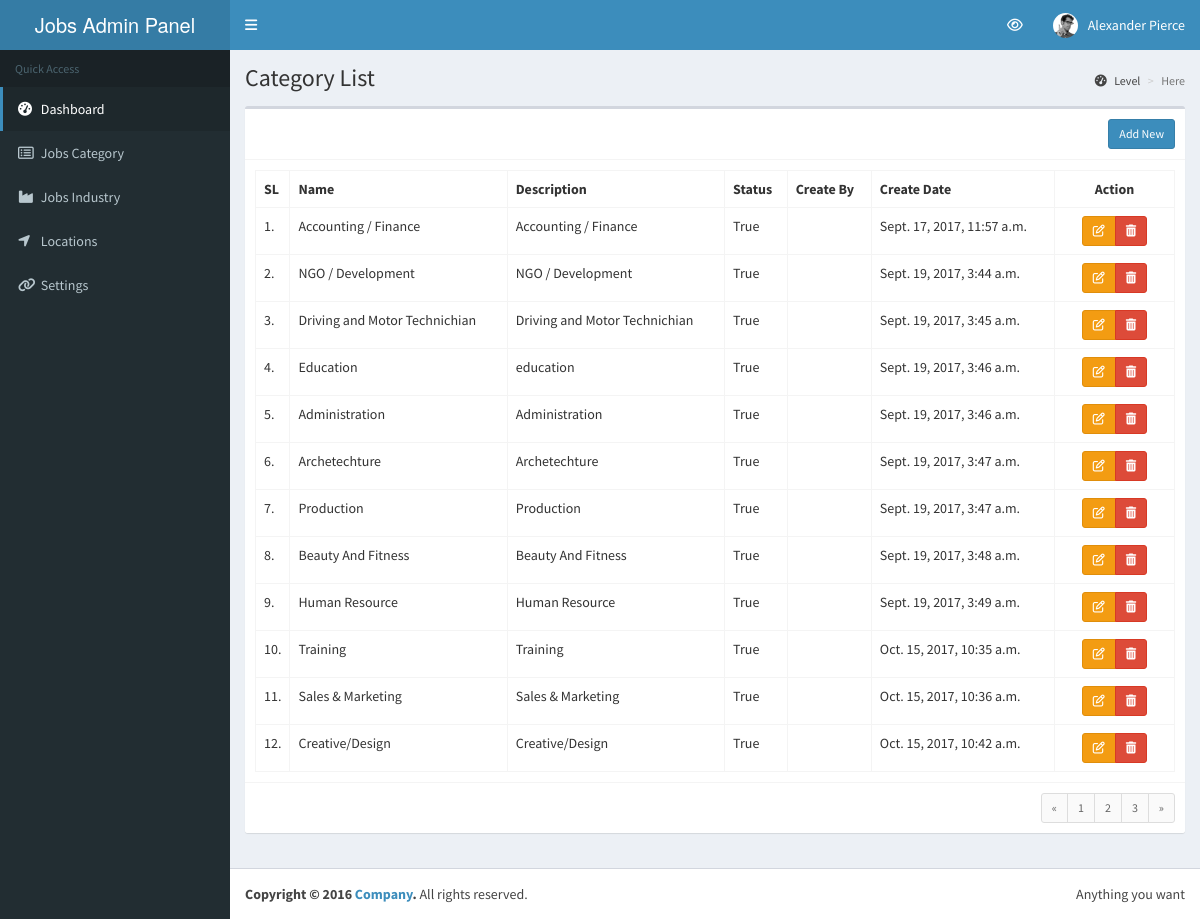
Page /admin/category/ on the committed database.
### jobpost_app/models/category.py (models this page shows)
class Category(models.Model):
    name = models.CharField(max_length=200, default="")
    slug = models.CharField(max_length=250, default="", unique=True)
    description = models.CharField(max_length=400, default="")
    create_by = models.CharField(max_length=20, default="")
    create_date = models.DateTimeField(auto_now_add=True, null=True)
    update_by = models.CharField(max_length=20, default="")
    update_date = models.DateTimeField(auto_now=True, null=True)
    active = models.BooleanField(default=True)

### jobpost_app/views/backend/backend_category_view.py (the view)
# urls.py: url(r'^admin/category/$', backend_category_view, name='cat-list'),
def backend_category_view(request):
    template = "jobpost_app/backend/category_list.html"
    cats = Category.objects.filter(active=True)
    context = {'title': 'Category List', 'cats': cats}
    return render(request, template, context)

### jobpost_app/context_processors.py (called while the page is built)
def site_settings(request):
    try:
        site_sets = models.SiteSetting.objects.get(pk=1)
    except models.SiteSetting.DoesNotExist:
        site_sets = None
    return {'site_sets': site_sets, 'title': 'Site Settings'}

### jobpost_app/templates/jobpost_app/backend/category_list.html (shortened to what this page needs)
{% extends "templates_app/backend/base.html" %}
{% load staticfiles %}
{% block left_sidebar %}
  {% include "./sidebar_menu.html" %}
{% endblock left_sidebar %}
{% block content %}
<div class="row">
	<div class="col-md-12">
		<div class="box">
			<div class="box-header with-border">
				<span class="pull-right"><a href="{% url 'jobpost_app:cat-form' '' %}" class="btn btn-primary btn-sm" role="button">Add New</a></span>
			</div>
			<div class="box-body">
				<table class="table table-bordered">
					<tbody>
						<tr>
							<th style="width: 10px">SL</th>
							<th>Name</th>
							<th>Description</th>
							<th>Status</th>
							<th>Create By</th>
							<th>Create Date</th>
							<th style="width:120px;text-align:center;">Action</th>
						</tr>
						{% for cat in cats %}
						<tr>
							<td>{{forloop.counter}}.</td>
							<td>{{cat.name}}</td>
							<td>{{cat.description}}</td>
							<td>{{cat.active}}</td>
							<td>{{cat.create_by}}</td>
							<td>{{cat.create_date}}</td>
							<td align="center">
								<div class="btn-group">
									<a href="{% url 'jobpost_app:cat-form' cat.id %}" class="btn btn-warning btn-sm" role="button"><i class="fa fa-edit"></i></a>
									<a href="#" class="btn btn-danger btn-sm" role="button"><i class="fa fa-trash"></i></a>
								</div>
							</td>
						</tr>
						{% endfor %}
					</tbody>
				</table>
			</div>
			<div class="box-footer clearfix">
				<ul class="pagination pagination-sm no-margin pull-right">
					<li><a href="#">«</a></li>
					<li><a href="#">1</a></li>
					<li><a href="#">2</a></li>
					<li><a href="#">3</a></li>
					<li><a href="#">»</a></li>
				</ul>
			</div>
		</div>
	</div>
</div>
{% endblock content %}

### templates_app/templates/templates_app/backend/base.html (shortened to what this page needs)
<!DOCTYPE html>
{% load staticfiles %}
<html>
<head>
  <link rel="stylesheet" href="{% static 'backend/bower_components/bootstrap/dist/css/bootstrap.min.css' %}">
  <link rel="stylesheet" href="{% static 'backend/bower_components/font-awesome/css/font-awesome.min.css' %}">
  <link rel="stylesheet" href="{% static 'backend/bower_components/Ionicons/css/ionicons.min.css' %}">
  <link rel="stylesheet" href="{% static 'backend/dist/css/AdminLTE.min.css' %}">
  <link rel="stylesheet" href="{% static 'backend/dist/css/skins/skin-blue.min.css' %}">
</head>
<body class="hold-transition skin-blue sidebar-mini">
<div class="wrapper">
  <header class="main-header">
    <a href="{% url 'jobpost_app:backend_index' %}" class="logo">
      <span class="logo-lg">Jobs Admin Panel</span>
    </a>
    <nav class="navbar navbar-static-top" role="navigation">
      <a href="#" class="sidebar-toggle" data-toggle="push-menu" role="button">
      </a>
      <div class="navbar-custom-menu">
        <ul class="nav navbar-nav">
          <li class="dropdown notifications-menu">
            <a href="/" target="_blank">
              <i class="fa fa-eye"></i>
            </a>
          </li>
          <li class="dropdown user user-menu">
            <a href="#" class="dropdown-toggle" data-toggle="dropdown">
              <img src="{% static 'backend/dist/img/user2-160x160.jpg' %}" class="user-image" alt="User Image">
              <span class="hidden-xs">Alexander Pierce</span>
            </a>
          </li>
        </ul>
      </div>
    </nav>
  </header>
  <aside class="main-sidebar">
    {% block left_sidebar %}
    {% endblock left_sidebar%}
  </aside>
  <div class="content-wrapper">
    <section class="content-header">
      <h1>
        {{ title }}
      </h1>
      <ol class="breadcrumb">
        <li><a href="#"><i class="fa fa-dashboard"></i> Level</a></li>
        <li class="active">Here</li>
      </ol>
    </section>
    <section class="content container-fluid">
        {% block content %} {% endblock content %}
    </section>
  </div>
  <footer class="main-footer">
    <div class="pull-right hidden-xs">
      Anything you want
    </div>
    <strong>Copyright &copy; 2016 <a href="#">Company</a>.</strong> All rights reserved.
  </footer>
</div>
</body>
</html>

### jobpost_app/templates/jobpost_app/backend/sidebar_menu.html
{% load staticfiles %}
{% block left_sidebar %}
  <section class="sidebar">
    <ul class="sidebar-menu" data-widget="tree">
      <li class="header">Quick Access</li>
  		<li class="active">
  			 <a href="{% url 'jobpost_app:backend_index' %}"><i class="fa fa-dashboard"></i> <span>Dashboard</span></a>
  		</li>
  		<li>
  			 <a href="{% url 'jobpost_app:cat-list' %}"><i class="fa fa-list-alt"></i> <span>Jobs Category</span></a>
  		</li>
      <li>
  	     <a href="{% url 'jobpost_app:ind-list' %}"><i class="fa fa-industry"></i> <span>Jobs Industry</span></a>
      </li>
      <li>
          <a href="{% url 'jobpost_app:job-loc' %}"><i class="fa fa-location-arrow"></i> <span>Locations</span></a>
      </li>
      <li>
          <a href="{% url 'jobpost_app:site-settings' %}"><i class="fa fa-link"></i> <span>Settings</span></a>
      </li>
    </ul>
  </section>
{% endblock left_sidebar%}

### rows in the picture
Category: name "Accounting / Finance", description "Accounting / Finance", active "True", create_date "Sept. 17, 2017, 11:57 a.m."
Category: name "NGO / Development", description "NGO / Development", active "True", create_date "Sept. 19, 2017, 3:44 a.m."
Category: name "Driving and Motor Technichian", description "Driving and Motor Technichian", active "True", create_date "Sept. 19, 2017, 3:45 a.m."
Category: name "Education", description "education", active "True", create_date "Sept. 19, 2017, 3:46 a.m."
Category: name "Administration", description "Administration", active "True", create_date "Sept. 19, 2017, 3:46 a.m."
Category: name "Archetechture", description "Archetechture", active "True", create_date "Sept. 19, 2017, 3:47 a.m."
Category: name "Production", description "Production", active "True", create_date "Sept. 19, 2017, 3:47 a.m."
Category: name "Beauty And Fitness", description "Beauty And Fitness", active "True", create_date "Sept. 19, 2017, 3:48 a.m."
Category: name "Human Resource", description "Human Resource", active "True", create_date "Sept. 19, 2017, 3:49 a.m."
Category: name "Training", description "Training", active "True", create_date "Oct. 15, 2017, 10:35 a.m."
Category: name "Sales & Marketing", description "Sales & Marketing", active "True", create_date "Oct. 15, 2017, 10:36 a.m."
Category: name "Creative/Design", description "Creative/Design", active "True", create_date "Oct. 15, 2017, 10:42 a.m."

### other values in the picture
{{ title }} "Category List"
